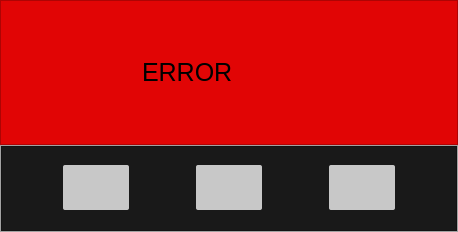
<?xml version="1.0" encoding="UTF-8"?>
<ui version="4.0">
 <class>MainWindow</class>
 <widget class="QMainWindow" name="MainWindow">
  <property name="geometry">
   <rect>
    <x>0</x>
    <y>0</y>
    <width>458</width>
    <height>232</height>
   </rect>
  </property>
  <property name="windowTitle">
   <string>MainWindow</string>
  </property>
  <property name="documentMode">
   <bool>false</bool>
  </property>
  <widget class="QWidget" name="centralwidget">
   <property name="enabled">
    <bool>true</bool>
   </property>
   <layout class="QVBoxLayout" name="verticalLayout">
    <property name="spacing">
     <number>0</number>
    </property>
    <property name="leftMargin">
     <number>0</number>
    </property>
    <property name="topMargin">
     <number>0</number>
    </property>
    <property name="rightMargin">
     <number>0</number>
    </property>
    <property name="bottomMargin">
     <number>0</number>
    </property>
    <item>
     <widget class="QFrame" name="frame">
      <property name="sizePolicy">
       <sizepolicy hsizetype="Expanding" vsizetype="Expanding">
        <horstretch>0</horstretch>
        <verstretch>0</verstretch>
       </sizepolicy>
      </property>
      <property name="maximumSize">
       <size>
        <width>16777215</width>
        <height>145</height>
       </size>
      </property>
      <property name="font">
       <font>
        <pointsize>10</pointsize>
       </font>
      </property>
      <property name="autoFillBackground">
       <bool>false</bool>
      </property>
      <property name="styleSheet">
       <string notr="true">background-color: rgb(225, 5,5);
</string>
      </property>
      <property name="frameShape">
       <enum>QFrame::StyledPanel</enum>
      </property>
      <property name="frameShadow">
       <enum>QFrame::Raised</enum>
      </property>
      <layout class="QHBoxLayout" name="horizontalLayout_3">
       <property name="spacing">
        <number>0</number>
       </property>
       <property name="leftMargin">
        <number>0</number>
       </property>
       <property name="topMargin">
        <number>0</number>
       </property>
       <property name="rightMargin">
        <number>0</number>
       </property>
       <property name="bottomMargin">
        <number>0</number>
       </property>
       <item>
        <spacer name="horizontalSpacer">
         <property name="orientation">
          <enum>Qt::Horizontal</enum>
         </property>
         <property name="sizeType">
          <enum>QSizePolicy::Fixed</enum>
         </property>
         <property name="sizeHint" stdset="0">
          <size>
           <width>21</width>
           <height>20</height>
          </size>
         </property>
        </spacer>
       </item>
       <item>
        <widget class="QLabel" name="label_2">
         <property name="maximumSize">
          <size>
           <width>80</width>
           <height>80</height>
          </size>
         </property>
         <property name="styleSheet">
          <string notr="true">border:None;</string>
         </property>
         <property name="text">
          <string/>
         </property>
         <property name="pixmap">
          <pixmap>images/alert.png</pixmap>
         </property>
         <property name="scaledContents">
          <bool>true</bool>
         </property>
        </widget>
       </item>
       <item>
        <spacer name="horizontalSpacer_2">
         <property name="orientation">
          <enum>Qt::Horizontal</enum>
         </property>
         <property name="sizeType">
          <enum>QSizePolicy::Fixed</enum>
         </property>
         <property name="sizeHint" stdset="0">
          <size>
           <width>40</width>
           <height>20</height>
          </size>
         </property>
        </spacer>
       </item>
       <item>
        <widget class="QLabel" name="label">
         <property name="font">
          <font>
           <pointsize>19</pointsize>
          </font>
         </property>
         <property name="styleSheet">
          <string notr="true">border:None;</string>
         </property>
         <property name="text">
          <string>ERROR</string>
         </property>
        </widget>
       </item>
      </layout>
     </widget>
    </item>
    <item>
     <widget class="QFrame" name="frame_4">
      <property name="styleSheet">
       <string notr="true">background-color: rgb(210, 210, 210);</string>
      </property>
      <property name="frameShape">
       <enum>QFrame::StyledPanel</enum>
      </property>
      <property name="frameShadow">
       <enum>QFrame::Raised</enum>
      </property>
      <layout class="QVBoxLayout" name="verticalLayout_4">
       <property name="spacing">
        <number>6</number>
       </property>
       <property name="leftMargin">
        <number>0</number>
       </property>
       <property name="topMargin">
        <number>0</number>
       </property>
       <property name="rightMargin">
        <number>0</number>
       </property>
       <property name="bottomMargin">
        <number>0</number>
       </property>
       <item>
        <widget class="QFrame" name="frame_5">
         <property name="styleSheet">
          <string notr="true">QFrame {
	background-color: rgb(25, 25, 25);
}

</string>
         </property>
         <property name="frameShape">
          <enum>QFrame::StyledPanel</enum>
         </property>
         <property name="frameShadow">
          <enum>QFrame::Raised</enum>
         </property>
         <layout class="QHBoxLayout" name="horizontalLayout_2">
          <property name="leftMargin">
           <number>0</number>
          </property>
          <property name="topMargin">
           <number>0</number>
          </property>
          <property name="rightMargin">
           <number>0</number>
          </property>
          <property name="bottomMargin">
           <number>0</number>
          </property>
          <item>
           <widget class="QFrame" name="frame_3">
            <property name="maximumSize">
             <size>
              <width>16777215</width>
              <height>60</height>
             </size>
            </property>
            <property name="styleSheet">
             <string notr="true">QFrame {
	background-color: rgb(25, 25, 25);
	border-radius:15px;
}

</string>
            </property>
            <property name="frameShape">
             <enum>QFrame::StyledPanel</enum>
            </property>
            <property name="frameShadow">
             <enum>QFrame::Raised</enum>
            </property>
            <layout class="QHBoxLayout" name="horizontalLayout">
             <property name="leftMargin">
              <number>0</number>
             </property>
             <property name="topMargin">
              <number>0</number>
             </property>
             <property name="rightMargin">
              <number>0</number>
             </property>
             <property name="bottomMargin">
              <number>0</number>
             </property>
             <item>
              <widget class="QPushButton" name="close_btn">
               <property name="enabled">
                <bool>false</bool>
               </property>
               <property name="sizePolicy">
                <sizepolicy hsizetype="Fixed" vsizetype="Fixed">
                 <horstretch>0</horstretch>
                 <verstretch>0</verstretch>
                </sizepolicy>
               </property>
               <property name="minimumSize">
                <size>
                 <width>66</width>
                 <height>45</height>
                </size>
               </property>
               <property name="maximumSize">
                <size>
                 <width>0</width>
                 <height>45</height>
                </size>
               </property>
               <property name="font">
                <font>
                 <pointsize>10</pointsize>
                 <weight>50</weight>
                 <bold>false</bold>
                </font>
               </property>
               <property name="cursor">
                <cursorShape>PointingHandCursor</cursorShape>
               </property>
               <property name="layoutDirection">
                <enum>Qt::LeftToRight</enum>
               </property>
               <property name="styleSheet">
                <string notr="true">QPushButton {
	background-color: rgb(200, 200, 200);



	border-radius: 2px;
}

QPushButton:hover {

	background-color: rgb(225, 225, 225);
}

QPushButton:pressed {
	background-color: rgb(0, 0, 0);
}

</string>
               </property>
               <property name="text">
                <string/>
               </property>
               <property name="icon">
                <iconset>
                 <normaloff>images/check-mark.png</normaloff>images/check-mark.png</iconset>
               </property>
               <property name="iconSize">
                <size>
                 <width>30</width>
                 <height>30</height>
                </size>
               </property>
              </widget>
             </item>
             <item>
              <widget class="QPushButton" name="suggest_btn_2">
               <property name="sizePolicy">
                <sizepolicy hsizetype="Fixed" vsizetype="Fixed">
                 <horstretch>0</horstretch>
                 <verstretch>0</verstretch>
                </sizepolicy>
               </property>
               <property name="minimumSize">
                <size>
                 <width>66</width>
                 <height>45</height>
                </size>
               </property>
               <property name="maximumSize">
                <size>
                 <width>0</width>
                 <height>45</height>
                </size>
               </property>
               <property name="font">
                <font>
                 <pointsize>10</pointsize>
                 <weight>50</weight>
                 <bold>false</bold>
                </font>
               </property>
               <property name="cursor">
                <cursorShape>PointingHandCursor</cursorShape>
               </property>
               <property name="layoutDirection">
                <enum>Qt::LeftToRight</enum>
               </property>
               <property name="styleSheet">
                <string notr="true">QPushButton {
	background-color: rgb(200, 200, 200);



	border-radius: 2px;
}

QPushButton:hover {

	background-color: rgb(225, 225, 225);
}

QPushButton:pressed {
	background-color: rgb(0, 0, 0);
}

</string>
               </property>
               <property name="text">
                <string/>
               </property>
               <property name="icon">
                <iconset>
                 <normaloff>images/information.png</normaloff>images/information.png</iconset>
               </property>
               <property name="iconSize">
                <size>
                 <width>30</width>
                 <height>30</height>
                </size>
               </property>
              </widget>
             </item>
             <item>
              <widget class="QPushButton" name="close_btn_2">
               <property name="sizePolicy">
                <sizepolicy hsizetype="Fixed" vsizetype="Fixed">
                 <horstretch>0</horstretch>
                 <verstretch>0</verstretch>
                </sizepolicy>
               </property>
               <property name="minimumSize">
                <size>
                 <width>66</width>
                 <height>45</height>
                </size>
               </property>
               <property name="maximumSize">
                <size>
                 <width>0</width>
                 <height>45</height>
                </size>
               </property>
               <property name="font">
                <font>
                 <pointsize>10</pointsize>
                 <weight>50</weight>
                 <bold>false</bold>
                </font>
               </property>
               <property name="cursor">
                <cursorShape>PointingHandCursor</cursorShape>
               </property>
               <property name="layoutDirection">
                <enum>Qt::LeftToRight</enum>
               </property>
               <property name="styleSheet">
                <string notr="true">QPushButton {
	background-color: rgb(200, 200, 200);



	border-radius: 2px;
}

QPushButton:hover {

	background-color: rgb(225, 225, 225);
}

QPushButton:pressed {
	background-color: rgb(0, 0, 0);
}

</string>
               </property>
               <property name="text">
                <string/>
               </property>
               <property name="icon">
                <iconset>
                 <normaloff>images/error.png</normaloff>images/error.png</iconset>
               </property>
               <property name="iconSize">
                <size>
                 <width>33</width>
                 <height>30</height>
                </size>
               </property>
              </widget>
             </item>
            </layout>
           </widget>
          </item>
         </layout>
        </widget>
       </item>
      </layout>
     </widget>
    </item>
   </layout>
  </widget>
 </widget>
 <!-- <resources>
  <include location="resources.qrc"/>
 </resources> -->
 <connections/>
</ui>
